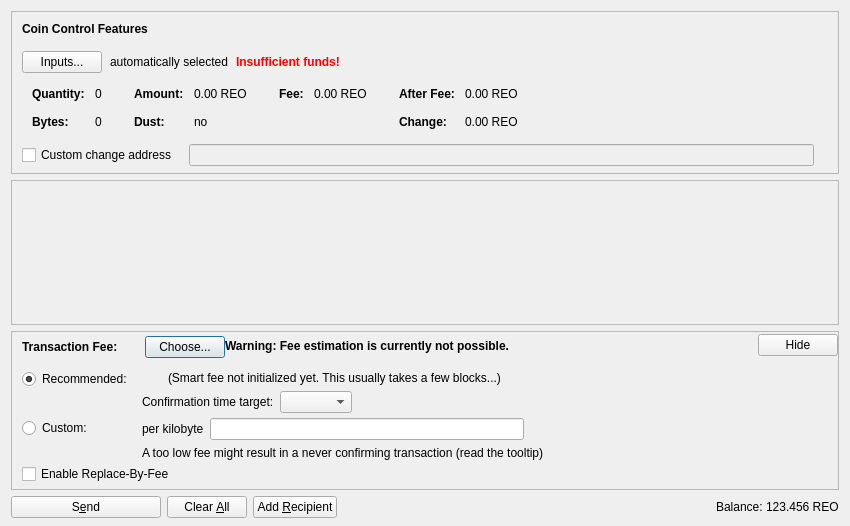
<?xml version="1.0" encoding="UTF-8"?>
<ui version="4.0">
 <class>SendCoinsDialog</class>
 <widget class="QDialog" name="SendCoinsDialog">
  <property name="geometry">
   <rect>
    <x>0</x>
    <y>0</y>
    <width>850</width>
    <height>526</height>
   </rect>
  </property>
  <property name="windowTitle">
   <string>Send Coins</string>
  </property>
  <layout class="QVBoxLayout" name="verticalLayout" stretch="0,1,0,0">
   <property name="bottomMargin">
    <number>8</number>
   </property>
   <item>
    <widget class="QFrame" name="frameCoinControl">
     <property name="sizePolicy">
      <sizepolicy hsizetype="Expanding" vsizetype="Expanding">
       <horstretch>0</horstretch>
       <verstretch>0</verstretch>
      </sizepolicy>
     </property>
     <property name="maximumSize">
      <size>
       <width>16777215</width>
       <height>16777215</height>
      </size>
     </property>
     <property name="frameShape">
      <enum>QFrame::StyledPanel</enum>
     </property>
     <property name="frameShadow">
      <enum>QFrame::Sunken</enum>
     </property>
     <layout class="QVBoxLayout" name="verticalLayoutCoinControl2">
      <property name="spacing">
       <number>0</number>
      </property>
      <property name="leftMargin">
       <number>0</number>
      </property>
      <property name="topMargin">
       <number>0</number>
      </property>
      <property name="rightMargin">
       <number>0</number>
      </property>
      <property name="bottomMargin">
       <number>6</number>
      </property>
      <item>
       <layout class="QVBoxLayout" name="verticalLayoutCoinControl" stretch="0,0,0,0,1">
        <property name="spacing">
         <number>0</number>
        </property>
        <property name="leftMargin">
         <number>10</number>
        </property>
        <property name="topMargin">
         <number>10</number>
        </property>
        <item>
         <layout class="QHBoxLayout" name="horizontalLayoutCoinControl1">
          <property name="bottomMargin">
           <number>15</number>
          </property>
          <item>
           <widget class="QLabel" name="labelCoinControlFeatures">
            <property name="sizePolicy">
             <sizepolicy hsizetype="Preferred" vsizetype="Maximum">
              <horstretch>0</horstretch>
              <verstretch>0</verstretch>
             </sizepolicy>
            </property>
            <property name="font">
             <font>
              <weight>75</weight>
              <bold>true</bold>
             </font>
            </property>
            <property name="styleSheet">
             <string notr="true">font-weight:bold;</string>
            </property>
            <property name="text">
             <string>Coin Control Features</string>
            </property>
           </widget>
          </item>
         </layout>
        </item>
        <item>
         <layout class="QHBoxLayout" name="horizontalLayoutCoinControl2" stretch="0,0,0,0">
          <property name="spacing">
           <number>8</number>
          </property>
          <property name="bottomMargin">
           <number>10</number>
          </property>
          <item>
           <widget class="QPushButton" name="pushButtonCoinControl">
            <property name="styleSheet">
             <string notr="true"/>
            </property>
            <property name="text">
             <string>Inputs...</string>
            </property>
            <property name="autoDefault">
             <bool>false</bool>
            </property>
           </widget>
          </item>
          <item>
           <widget class="QLabel" name="labelCoinControlAutomaticallySelected">
            <property name="text">
             <string>automatically selected</string>
            </property>
            <property name="margin">
             <number>5</number>
            </property>
           </widget>
          </item>
          <item>
           <widget class="QLabel" name="labelCoinControlInsuffFunds">
            <property name="font">
             <font>
              <weight>75</weight>
              <bold>true</bold>
             </font>
            </property>
            <property name="styleSheet">
             <string notr="true">color:red;font-weight:bold;</string>
            </property>
            <property name="text">
             <string>Insufficient funds!</string>
            </property>
            <property name="margin">
             <number>5</number>
            </property>
           </widget>
          </item>
          <item>
           <spacer name="horizontalSpacerCoinControl">
            <property name="orientation">
             <enum>Qt::Horizontal</enum>
            </property>
            <property name="sizeHint" stdset="0">
             <size>
              <width>40</width>
              <height>1</height>
             </size>
            </property>
           </spacer>
          </item>
         </layout>
        </item>
        <item>
         <widget class="QWidget" name="widgetCoinControl" native="true">
          <property name="sizePolicy">
           <sizepolicy hsizetype="Preferred" vsizetype="Preferred">
            <horstretch>0</horstretch>
            <verstretch>0</verstretch>
           </sizepolicy>
          </property>
          <property name="minimumSize">
           <size>
            <width>0</width>
            <height>0</height>
           </size>
          </property>
          <property name="styleSheet">
           <string notr="true"/>
          </property>
          <layout class="QHBoxLayout" name="horizontalLayoutCoinControl5">
           <property name="leftMargin">
            <number>0</number>
           </property>
           <property name="topMargin">
            <number>0</number>
           </property>
           <property name="rightMargin">
            <number>0</number>
           </property>
           <property name="bottomMargin">
            <number>0</number>
           </property>
           <item>
            <layout class="QHBoxLayout" name="horizontalLayoutCoinControl3" stretch="0,0,0,1">
             <property name="spacing">
              <number>20</number>
             </property>
             <property name="topMargin">
              <number>0</number>
             </property>
             <property name="bottomMargin">
              <number>10</number>
             </property>
             <item>
              <layout class="QFormLayout" name="formLayoutCoinControl1">
               <property name="horizontalSpacing">
                <number>10</number>
               </property>
               <property name="verticalSpacing">
                <number>14</number>
               </property>
               <property name="leftMargin">
                <number>10</number>
               </property>
               <property name="topMargin">
                <number>4</number>
               </property>
               <property name="rightMargin">
                <number>6</number>
               </property>
               <item row="0" column="0">
                <widget class="QLabel" name="labelCoinControlQuantityText">
                 <property name="font">
                  <font>
                   <weight>75</weight>
                   <bold>true</bold>
                  </font>
                 </property>
                 <property name="text">
                  <string>Quantity:</string>
                 </property>
                 <property name="margin">
                  <number>0</number>
                 </property>
                </widget>
               </item>
               <item row="0" column="1">
                <widget class="QLabel" name="labelCoinControlQuantity">
                 <property name="cursor">
                  <cursorShape>IBeamCursor</cursorShape>
                 </property>
                 <property name="contextMenuPolicy">
                  <enum>Qt::ActionsContextMenu</enum>
                 </property>
                 <property name="text">
                  <string notr="true">0</string>
                 </property>
                 <property name="margin">
                  <number>0</number>
                 </property>
                 <property name="textInteractionFlags">
                  <set>Qt::LinksAccessibleByMouse|Qt::TextSelectableByKeyboard|Qt::TextSelectableByMouse</set>
                 </property>
                </widget>
               </item>
               <item row="1" column="0">
                <widget class="QLabel" name="labelCoinControlBytesText">
                 <property name="font">
                  <font>
                   <weight>75</weight>
                   <bold>true</bold>
                  </font>
                 </property>
                 <property name="text">
                  <string>Bytes:</string>
                 </property>
                </widget>
               </item>
               <item row="1" column="1">
                <widget class="QLabel" name="labelCoinControlBytes">
                 <property name="cursor">
                  <cursorShape>IBeamCursor</cursorShape>
                 </property>
                 <property name="contextMenuPolicy">
                  <enum>Qt::ActionsContextMenu</enum>
                 </property>
                 <property name="text">
                  <string notr="true">0</string>
                 </property>
                 <property name="textInteractionFlags">
                  <set>Qt::LinksAccessibleByMouse|Qt::TextSelectableByKeyboard|Qt::TextSelectableByMouse</set>
                 </property>
                </widget>
               </item>
              </layout>
             </item>
             <item>
              <layout class="QFormLayout" name="formLayoutCoinControl2">
               <property name="horizontalSpacing">
                <number>10</number>
               </property>
               <property name="verticalSpacing">
                <number>14</number>
               </property>
               <property name="leftMargin">
                <number>6</number>
               </property>
               <property name="topMargin">
                <number>4</number>
               </property>
               <property name="rightMargin">
                <number>6</number>
               </property>
               <item row="0" column="0">
                <widget class="QLabel" name="labelCoinControlAmountText">
                 <property name="font">
                  <font>
                   <weight>75</weight>
                   <bold>true</bold>
                  </font>
                 </property>
                 <property name="text">
                  <string>Amount:</string>
                 </property>
                 <property name="margin">
                  <number>0</number>
                 </property>
                </widget>
               </item>
               <item row="0" column="1">
                <widget class="QLabel" name="labelCoinControlAmount">
                 <property name="cursor">
                  <cursorShape>IBeamCursor</cursorShape>
                 </property>
                 <property name="contextMenuPolicy">
                  <enum>Qt::ActionsContextMenu</enum>
                 </property>
                 <property name="text">
                  <string notr="true">0.00 REO</string>
                 </property>
                 <property name="textInteractionFlags">
                  <set>Qt::LinksAccessibleByMouse|Qt::TextSelectableByKeyboard|Qt::TextSelectableByMouse</set>
                 </property>
                </widget>
               </item>
               <item row="1" column="0">
                <widget class="QLabel" name="labelCoinControlLowOutputText">
                 <property name="font">
                  <font>
                   <weight>75</weight>
                   <bold>true</bold>
                  </font>
                 </property>
                 <property name="text">
                  <string>Dust:</string>
                 </property>
                </widget>
               </item>
               <item row="1" column="1">
                <widget class="QLabel" name="labelCoinControlLowOutput">
                 <property name="cursor">
                  <cursorShape>IBeamCursor</cursorShape>
                 </property>
                 <property name="contextMenuPolicy">
                  <enum>Qt::ActionsContextMenu</enum>
                 </property>
                 <property name="text">
                  <string notr="true">no</string>
                 </property>
                 <property name="textInteractionFlags">
                  <set>Qt::LinksAccessibleByMouse|Qt::TextSelectableByKeyboard|Qt::TextSelectableByMouse</set>
                 </property>
                </widget>
               </item>
              </layout>
             </item>
             <item>
              <layout class="QFormLayout" name="formLayoutCoinControl3">
               <property name="horizontalSpacing">
                <number>10</number>
               </property>
               <property name="verticalSpacing">
                <number>14</number>
               </property>
               <property name="leftMargin">
                <number>6</number>
               </property>
               <property name="topMargin">
                <number>4</number>
               </property>
               <property name="rightMargin">
                <number>6</number>
               </property>
               <item row="0" column="0">
                <widget class="QLabel" name="labelCoinControlFeeText">
                 <property name="font">
                  <font>
                   <weight>75</weight>
                   <bold>true</bold>
                  </font>
                 </property>
                 <property name="text">
                  <string>Fee:</string>
                 </property>
                 <property name="margin">
                  <number>0</number>
                 </property>
                </widget>
               </item>
               <item row="0" column="1">
                <widget class="QLabel" name="labelCoinControlFee">
                 <property name="cursor">
                  <cursorShape>IBeamCursor</cursorShape>
                 </property>
                 <property name="contextMenuPolicy">
                  <enum>Qt::ActionsContextMenu</enum>
                 </property>
                 <property name="text">
                  <string notr="true">0.00 REO</string>
                 </property>
                 <property name="textInteractionFlags">
                  <set>Qt::LinksAccessibleByMouse|Qt::TextSelectableByKeyboard|Qt::TextSelectableByMouse</set>
                 </property>
                </widget>
               </item>
              </layout>
             </item>
             <item>
              <layout class="QFormLayout" name="formLayoutCoinControl4">
               <property name="horizontalSpacing">
                <number>10</number>
               </property>
               <property name="verticalSpacing">
                <number>14</number>
               </property>
               <property name="leftMargin">
                <number>6</number>
               </property>
               <property name="topMargin">
                <number>4</number>
               </property>
               <property name="rightMargin">
                <number>6</number>
               </property>
               <item row="0" column="0">
                <widget class="QLabel" name="labelCoinControlAfterFeeText">
                 <property name="font">
                  <font>
                   <weight>75</weight>
                   <bold>true</bold>
                  </font>
                 </property>
                 <property name="text">
                  <string>After Fee:</string>
                 </property>
                 <property name="margin">
                  <number>0</number>
                 </property>
                </widget>
               </item>
               <item row="0" column="1">
                <widget class="QLabel" name="labelCoinControlAfterFee">
                 <property name="cursor">
                  <cursorShape>IBeamCursor</cursorShape>
                 </property>
                 <property name="contextMenuPolicy">
                  <enum>Qt::ActionsContextMenu</enum>
                 </property>
                 <property name="text">
                  <string notr="true">0.00 REO</string>
                 </property>
                 <property name="textInteractionFlags">
                  <set>Qt::LinksAccessibleByMouse|Qt::TextSelectableByKeyboard|Qt::TextSelectableByMouse</set>
                 </property>
                </widget>
               </item>
               <item row="1" column="0">
                <widget class="QLabel" name="labelCoinControlChangeText">
                 <property name="font">
                  <font>
                   <weight>75</weight>
                   <bold>true</bold>
                  </font>
                 </property>
                 <property name="text">
                  <string>Change:</string>
                 </property>
                </widget>
               </item>
               <item row="1" column="1">
                <widget class="QLabel" name="labelCoinControlChange">
                 <property name="cursor">
                  <cursorShape>IBeamCursor</cursorShape>
                 </property>
                 <property name="contextMenuPolicy">
                  <enum>Qt::ActionsContextMenu</enum>
                 </property>
                 <property name="text">
                  <string notr="true">0.00 REO</string>
                 </property>
                 <property name="textInteractionFlags">
                  <set>Qt::LinksAccessibleByMouse|Qt::TextSelectableByKeyboard|Qt::TextSelectableByMouse</set>
                 </property>
                </widget>
               </item>
              </layout>
             </item>
            </layout>
           </item>
          </layout>
         </widget>
        </item>
        <item>
         <layout class="QHBoxLayout" name="horizontalLayoutCoinControl4" stretch="0,0,0">
          <property name="spacing">
           <number>12</number>
          </property>
          <property name="sizeConstraint">
           <enum>QLayout::SetDefaultConstraint</enum>
          </property>
          <property name="topMargin">
           <number>5</number>
          </property>
          <property name="rightMargin">
           <number>5</number>
          </property>
          <item>
           <widget class="QCheckBox" name="checkBoxCoinControlChange">
            <property name="toolTip">
             <string>If this is activated, but the change address is empty or invalid, change will be sent to a newly generated address.</string>
            </property>
            <property name="text">
             <string>Custom change address</string>
            </property>
           </widget>
          </item>
          <item>
           <widget class="QValidatedLineEdit" name="lineEditCoinControlChange">
            <property name="enabled">
             <bool>false</bool>
            </property>
            <property name="sizePolicy">
             <sizepolicy hsizetype="Expanding" vsizetype="Fixed">
              <horstretch>0</horstretch>
              <verstretch>0</verstretch>
             </sizepolicy>
            </property>
           </widget>
          </item>
          <item>
           <widget class="QLabel" name="labelCoinControlChangeLabel">
            <property name="sizePolicy">
             <sizepolicy hsizetype="Preferred" vsizetype="Expanding">
              <horstretch>0</horstretch>
              <verstretch>0</verstretch>
             </sizepolicy>
            </property>
            <property name="minimumSize">
             <size>
              <width>0</width>
              <height>0</height>
             </size>
            </property>
            <property name="text">
             <string/>
            </property>
            <property name="margin">
             <number>3</number>
            </property>
           </widget>
          </item>
         </layout>
        </item>
        <item>
         <spacer name="verticalSpacerCoinControl">
          <property name="orientation">
           <enum>Qt::Vertical</enum>
          </property>
          <property name="sizeHint" stdset="0">
           <size>
            <width>800</width>
            <height>1</height>
           </size>
          </property>
         </spacer>
        </item>
       </layout>
      </item>
     </layout>
    </widget>
   </item>
   <item>
    <widget class="QScrollArea" name="scrollArea">
     <property name="widgetResizable">
      <bool>true</bool>
     </property>
     <widget class="QWidget" name="scrollAreaWidgetContents">
      <property name="geometry">
       <rect>
        <x>0</x>
        <y>0</y>
        <width>830</width>
        <height>104</height>
       </rect>
      </property>
      <layout class="QVBoxLayout" name="verticalLayout_2" stretch="0,1">
       <property name="leftMargin">
        <number>0</number>
       </property>
       <property name="topMargin">
        <number>0</number>
       </property>
       <property name="rightMargin">
        <number>0</number>
       </property>
       <property name="bottomMargin">
        <number>0</number>
       </property>
       <item>
        <layout class="QVBoxLayout" name="entries">
         <property name="spacing">
          <number>6</number>
         </property>
        </layout>
       </item>
       <item>
        <spacer name="verticalSpacer">
         <property name="orientation">
          <enum>Qt::Vertical</enum>
         </property>
         <property name="sizeHint" stdset="0">
          <size>
           <width>20</width>
           <height>40</height>
          </size>
         </property>
        </spacer>
       </item>
      </layout>
     </widget>
    </widget>
   </item>
   <item>
    <widget class="QFrame" name="frameFee">
     <property name="sizePolicy">
      <sizepolicy hsizetype="Expanding" vsizetype="Expanding">
       <horstretch>0</horstretch>
       <verstretch>0</verstretch>
      </sizepolicy>
     </property>
     <property name="maximumSize">
      <size>
       <width>16777215</width>
       <height>16777215</height>
      </size>
     </property>
     <property name="frameShape">
      <enum>QFrame::StyledPanel</enum>
     </property>
     <property name="frameShadow">
      <enum>QFrame::Sunken</enum>
     </property>
     <layout class="QVBoxLayout" name="verticalLayoutFee1">
      <property name="spacing">
       <number>0</number>
      </property>
      <property name="leftMargin">
       <number>0</number>
      </property>
      <property name="topMargin">
       <number>0</number>
      </property>
      <property name="rightMargin">
       <number>0</number>
      </property>
      <property name="bottomMargin">
       <number>0</number>
      </property>
      <item>
       <layout class="QVBoxLayout" name="verticalLayoutFee2" stretch="0,0,0">
        <property name="spacing">
         <number>0</number>
        </property>
        <property name="leftMargin">
         <number>10</number>
        </property>
        <property name="topMargin">
         <number>0</number>
        </property>
        <item>
         <layout class="QHBoxLayout" name="horizontalLayoutFee1">
          <property name="bottomMargin">
           <number>0</number>
          </property>
          <item>
           <layout class="QVBoxLayout" name="verticalLayoutFee7">
            <property name="spacing">
             <number>0</number>
            </property>
            <item>
             <spacer name="verticalSpacerSmartFee">
              <property name="orientation">
               <enum>Qt::Vertical</enum>
              </property>
              <property name="sizeType">
               <enum>QSizePolicy::Fixed</enum>
              </property>
              <property name="sizeHint" stdset="0">
               <size>
                <width>1</width>
                <height>4</height>
               </size>
              </property>
             </spacer>
            </item>
            <item>
             <layout class="QHBoxLayout" name="horizontalLayoutSmartFee">
              <property name="spacing">
               <number>10</number>
              </property>
              <item>
               <widget class="QLabel" name="labelFeeHeadline">
                <property name="sizePolicy">
                 <sizepolicy hsizetype="Preferred" vsizetype="Maximum">
                  <horstretch>0</horstretch>
                  <verstretch>0</verstretch>
                 </sizepolicy>
                </property>
                <property name="font">
                 <font>
                  <weight>75</weight>
                  <bold>true</bold>
                 </font>
                </property>
                <property name="styleSheet">
                 <string notr="true">font-weight:bold;</string>
                </property>
                <property name="text">
                 <string>Transaction Fee:</string>
                </property>
               </widget>
              </item>
              <item>
               <widget class="QLabel" name="labelFeeMinimized">
                <property name="text">
                 <string/>
                </property>
               </widget>
              </item>
              <item>
               <widget class="QPushButton" name="buttonChooseFee">
                <property name="text">
                 <string>Choose...</string>
                </property>
               </widget>
              </item>
             </layout>
            </item>
            <item>
             <spacer name="verticalSpacer_5">
              <property name="orientation">
               <enum>Qt::Vertical</enum>
              </property>
              <property name="sizeHint" stdset="0">
               <size>
                <width>1</width>
                <height>1</height>
               </size>
              </property>
             </spacer>
            </item>
           </layout>
          </item>
          <item>
           <widget class="QLabel" name="fallbackFeeWarningLabel">
            <property name="toolTip">
             <string>Using the fallbackfee can result in sending a transaction that will take several hours or days (or never) to confirm. Consider choosing your fee manually or wait until you have validated the complete chain.</string>
            </property>
            <property name="font">
            <font>
                <weight>75</weight>
                <bold>true</bold>
            </font>
            </property>
            <property name="text">
             <string>Warning: Fee estimation is currently not possible.</string>
            </property>
            <property name="wordWrap">
             <bool>false</bool>
            </property>
           </widget>
          </item>
          <item>
           <spacer name="horizontalSpacer_4">
            <property name="orientation">
             <enum>Qt::Horizontal</enum>
            </property>
            <property name="sizeType">
             <enum>QSizePolicy::MinimumExpanding</enum>
            </property>
            <property name="sizeHint" stdset="0">
             <size>
              <width>40</width>
              <height>20</height>
             </size>
            </property>
           </spacer>
          </item>
          <item>
           <widget class="QPushButton" name="buttonMinimizeFee">
            <property name="toolTip">
             <string>Hide transaction fee settings</string>
            </property>
            <property name="text">
             <string>Hide</string>
            </property>
           </widget>
          </item>
         </layout>
        </item>
        <item>
         <widget class="QFrame" name="frameFeeSelection">
          <layout class="QVBoxLayout" name="verticalLayoutFee12">
           <property name="spacing">
            <number>0</number>
           </property>
           <property name="leftMargin">
            <number>0</number>
           </property>
           <property name="topMargin">
            <number>0</number>
           </property>
           <property name="rightMargin">
            <number>0</number>
           </property>
           <property name="bottomMargin">
            <number>0</number>
           </property>
           <item>
            <layout class="QGridLayout" name="gridLayoutFee">
             <property name="topMargin">
              <number>10</number>
             </property>
             <property name="bottomMargin">
              <number>4</number>
             </property>
             <property name="horizontalSpacing">
              <number>10</number>
             </property>
             <property name="verticalSpacing">
              <number>4</number>
             </property>
             <item row="1" column="1">
              <layout class="QVBoxLayout" name="verticalLayoutFee8">
               <property name="spacing">
                <number>6</number>
               </property>
               <item>
                <layout class="QHBoxLayout" name="horizontalLayoutFee13">
                 <item>
                  <widget class="QLabel" name="labelCustomPerKilobyte">
                   <property name="toolTip">
                    <string>Specify a custom fee per kB (1,000 bytes) of the transaction's virtual size.

Note:  Since the fee is calculated on a per-byte basis, a fee of "100 satoshis per kB" for a transaction size of 500 bytes (half of 1 kB) would ultimately yield a fee of only 50 satoshis.</string>
                   </property>
                   <property name="text">
                    <string>per kilobyte</string>
                   </property>
                  </widget>
                 </item>
                 <item>
                  <widget class="BitcoinAmountField" name="customFee"/>
                 </item>
                 <item>
                  <spacer name="horizontalSpacer_6">
                   <property name="orientation">
                    <enum>Qt::Horizontal</enum>
                   </property>
                   <property name="sizeHint" stdset="0">
                    <size>
                     <width>1</width>
                     <height>1</height>
                    </size>
                   </property>
                  </spacer>
                 </item>
                </layout>
               </item>
               <item>
                <layout class="QHBoxLayout" name="horizontalLayoutFee8">
                 <item>
                  <widget class="QLabel" name="labelCustomFeeWarning">
                   <property name="enabled">
                    <bool>true</bool>
                   </property>
                   <property name="toolTip">
                    <string>When there is less transaction volume than space in the blocks, miners as well as relaying nodes may enforce a minimum fee. Paying only this minimum fee is just fine, but be aware that this can result in a never confirming transaction once there is more demand for reo transactions than the network can process.</string>
                   </property>
                   <property name="text">
                    <string>A too low fee might result in a never confirming transaction (read the tooltip)</string>
                   </property>
                  </widget>
                 </item>
                 <item>
                  <spacer name="horizontalSpacer_2">
                   <property name="orientation">
                    <enum>Qt::Horizontal</enum>
                   </property>
                   <property name="sizeHint" stdset="0">
                    <size>
                     <width>1</width>
                     <height>1</height>
                    </size>
                   </property>
                  </spacer>
                 </item>
                </layout>
               </item>
              </layout>
             </item>
             <item row="0" column="0">
              <layout class="QVBoxLayout" name="verticalLayoutFee4" stretch="0,1">
               <item>
                <widget class="QRadioButton" name="radioSmartFee">
                 <property name="text">
                  <string>Recommended:</string>
                 </property>
                 <property name="checked">
                  <bool>true</bool>
                 </property>
                 <attribute name="buttonGroup">
                  <string notr="true">groupFee</string>
                 </attribute>
                </widget>
               </item>
               <item>
                <spacer name="verticalSpacer_2">
                 <property name="orientation">
                  <enum>Qt::Vertical</enum>
                 </property>
                 <property name="sizeHint" stdset="0">
                  <size>
                   <width>1</width>
                   <height>1</height>
                  </size>
                 </property>
                </spacer>
               </item>
              </layout>
             </item>
             <item row="1" column="0">
              <layout class="QVBoxLayout" name="verticalLayoutFee9" stretch="0,1">
               <item>
                <widget class="QRadioButton" name="radioCustomFee">
                 <property name="text">
                  <string>Custom:</string>
                 </property>
                 <attribute name="buttonGroup">
                  <string notr="true">groupFee</string>
                 </attribute>
                </widget>
               </item>
               <item>
                <spacer name="verticalSpacer_6">
                 <property name="orientation">
                  <enum>Qt::Vertical</enum>
                 </property>
                 <property name="sizeHint" stdset="0">
                  <size>
                   <width>1</width>
                   <height>1</height>
                  </size>
                 </property>
                </spacer>
               </item>
              </layout>
             </item>
             <item row="0" column="1">
              <layout class="QVBoxLayout" name="verticalLayoutFee3" stretch="0,0,1">
               <property name="spacing">
                <number>6</number>
               </property>
               <property name="topMargin">
                <number>2</number>
               </property>
               <item>
                <layout class="QHBoxLayout" name="horizontalLayoutFee12">
                 <item>
                  <widget class="QLabel" name="labelSmartFee">
                   <property name="text">
                    <string/>
                   </property>
                  </widget>
                 </item>
                 <item>
                  <widget class="QLabel" name="labelFeeEstimation">
                   <property name="text">
                    <string/>
                   </property>
                  </widget>
                 </item>
                 <item>
                  <widget class="QLabel" name="labelSmartFee2">
                   <property name="text">
                    <string>(Smart fee not initialized yet. This usually takes a few blocks...)</string>
                   </property>
                  </widget>
                 </item>
                 <item>
                  <spacer name="horizontalSpacer_5">
                   <property name="orientation">
                    <enum>Qt::Horizontal</enum>
                   </property>
                   <property name="sizeHint" stdset="0">
                    <size>
                     <width>1</width>
                     <height>1</height>
                    </size>
                   </property>
                  </spacer>
                 </item>
                </layout>
               </item>
               <item>
                <layout class="QHBoxLayout" name="horizontalLayoutFee9">
                 <item>
                  <layout class="QVBoxLayout" name="verticalLayoutFee6">
                   <item>
                    <widget class="QLabel" name="labelSmartFee3">
                     <property name="text">
                      <string>Confirmation time target:</string>
                     </property>
                    </widget>
                   </item>
                  </layout>
                 </item>
                 <item>
                  <layout class="QVBoxLayout" name="verticalLayoutFee5">
                   <property name="rightMargin">
                    <number>30</number>
                   </property>
                   <item>
                    <layout class="QHBoxLayout" name="horizontalLayoutConfTarget">
                     <property name="bottomMargin">
                      <number>0</number>
                     </property>
                     <item>
                      <widget class="QComboBox" name="confTargetSelector"/>
                     </item>
                     <item>
                      <spacer name="horizontalSpacerConfTarget">
                       <property name="orientation">
                        <enum>Qt::Horizontal</enum>
                       </property>
                       <property name="sizeHint" stdset="0">
                        <size>
                         <width>40</width>
                         <height>20</height>
                        </size>
                       </property>
                      </spacer>
                     </item>
                    </layout>
                   </item>
                  </layout>
                 </item>
                </layout>
               </item>
               <item>
                <spacer name="verticalSpacer_4">
                 <property name="orientation">
                  <enum>Qt::Vertical</enum>
                 </property>
                 <property name="sizeHint" stdset="0">
                  <size>
                   <width>1</width>
                   <height>1</height>
                  </size>
                 </property>
                </spacer>
               </item>
              </layout>
             </item>
            </layout>
           </item>
           <item>
            <widget class="QCheckBox" name="optInRBF">
             <property name="text">
              <string>Enable Replace-By-Fee</string>
             </property>
             <property name="toolTip">
              <string>With Replace-By-Fee (BIP-125) you can increase a transaction's fee after it is sent. Without this, a higher fee may be recommended to compensate for increased transaction delay risk.</string>
             </property>
            </widget>
           </item>
          </layout>
         </widget>
        </item>
        <item>
         <spacer name="verticalSpacerFee">
          <property name="orientation">
           <enum>Qt::Vertical</enum>
          </property>
          <property name="sizeHint" stdset="0">
           <size>
            <width>40</width>
            <height>5</height>
           </size>
          </property>
         </spacer>
        </item>
       </layout>
      </item>
     </layout>
    </widget>
   </item>
   <item>
    <layout class="QHBoxLayout" name="horizontalLayout">
     <item>
      <widget class="QPushButton" name="sendButton">
       <property name="minimumSize">
        <size>
         <width>150</width>
         <height>0</height>
        </size>
       </property>
       <property name="toolTip">
        <string>Confirm the send action</string>
       </property>
       <property name="text">
        <string>S&amp;end</string>
       </property>
       <property name="icon">
        <iconset resource="../reo.qrc">
         <normaloff>:/icons/send</normaloff>:/icons/send</iconset>
       </property>
       <property name="autoDefault">
        <bool>false</bool>
       </property>
       <property name="default">
        <bool>false</bool>
       </property>
      </widget>
     </item>
     <item>
      <widget class="QPushButton" name="clearButton">
       <property name="sizePolicy">
        <sizepolicy hsizetype="Minimum" vsizetype="Fixed">
         <horstretch>0</horstretch>
         <verstretch>0</verstretch>
        </sizepolicy>
       </property>
       <property name="toolTip">
        <string>Clear all fields of the form.</string>
       </property>
       <property name="text">
        <string>Clear &amp;All</string>
       </property>
       <property name="icon">
        <iconset resource="../reo.qrc">
         <normaloff>:/icons/remove</normaloff>:/icons/remove</iconset>
       </property>
       <property name="autoDefault">
        <bool>false</bool>
       </property>
      </widget>
     </item>
     <item>
      <widget class="QPushButton" name="addButton">
       <property name="toolTip">
        <string>Send to multiple recipients at once</string>
       </property>
       <property name="text">
        <string>Add &amp;Recipient</string>
       </property>
       <property name="icon">
        <iconset resource="../reo.qrc">
         <normaloff>:/icons/add</normaloff>:/icons/add</iconset>
       </property>
       <property name="autoDefault">
        <bool>false</bool>
       </property>
      </widget>
     </item>
     <item>
      <spacer name="horizontalSpacer">
       <property name="orientation">
        <enum>Qt::Horizontal</enum>
       </property>
       <property name="sizeHint" stdset="0">
        <size>
         <width>40</width>
         <height>20</height>
        </size>
       </property>
      </spacer>
     </item>
     <item>
      <layout class="QHBoxLayout" name="horizontalLayout_2">
       <property name="spacing">
        <number>3</number>
       </property>
       <item>
        <widget class="QLabel" name="labelBalanceName">
         <property name="sizePolicy">
          <sizepolicy hsizetype="Preferred" vsizetype="Fixed">
           <horstretch>0</horstretch>
           <verstretch>0</verstretch>
          </sizepolicy>
         </property>
         <property name="text">
          <string>Balance:</string>
         </property>
        </widget>
       </item>
       <item>
        <widget class="QLabel" name="labelBalance">
         <property name="sizePolicy">
          <sizepolicy hsizetype="Preferred" vsizetype="Fixed">
           <horstretch>0</horstretch>
           <verstretch>0</verstretch>
          </sizepolicy>
         </property>
         <property name="cursor">
          <cursorShape>IBeamCursor</cursorShape>
         </property>
         <property name="text">
          <string notr="true">123.456 REO</string>
         </property>
         <property name="textInteractionFlags">
          <set>Qt::LinksAccessibleByMouse|Qt::TextSelectableByKeyboard|Qt::TextSelectableByMouse</set>
         </property>
        </widget>
       </item>
      </layout>
     </item>
    </layout>
   </item>
  </layout>
 </widget>
 <customwidgets>
  <customwidget>
   <class>QValidatedLineEdit</class>
   <extends>QLineEdit</extends>
   <header>qt/qvalidatedlineedit.h</header>
  </customwidget>
  <customwidget>
   <class>BitcoinAmountField</class>
   <extends>QLineEdit</extends>
   <header>qt/reoamountfield.h</header>
   <container>1</container>
  </customwidget>
 </customwidgets>
 <resources>
  <include location="../reo.qrc"/>
 </resources>
 <connections/>
 <buttongroups>
  <buttongroup name="groupFee"/>
 </buttongroups>
</ui>
